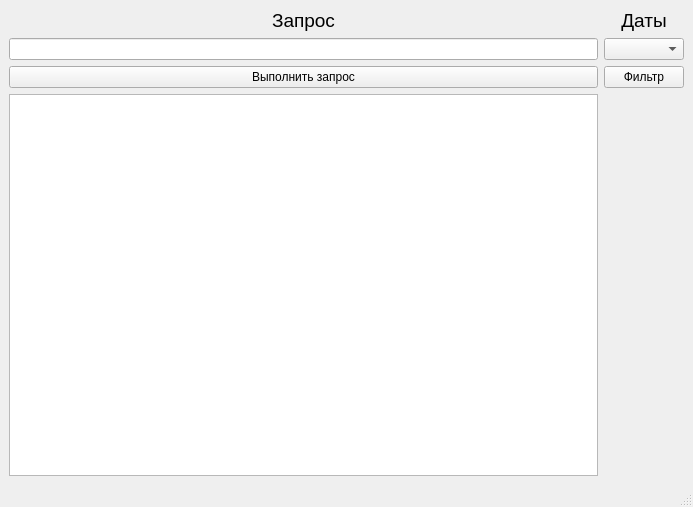
<?xml version="1.0" encoding="UTF-8"?>
<ui version="4.0">
 <class>MainWindow</class>
 <widget class="QMainWindow" name="MainWindow">
  <property name="geometry">
   <rect>
    <x>0</x>
    <y>0</y>
    <width>693</width>
    <height>507</height>
   </rect>
  </property>
  <property name="windowTitle">
   <string>MainWindow</string>
  </property>
  <widget class="QWidget" name="centralwidget">
   <layout class="QGridLayout" name="gridLayout">
    <item row="0" column="0">
     <widget class="QLabel" name="label">
      <property name="text">
       <string>&lt;html&gt;&lt;head/&gt;&lt;body&gt;&lt;p align=&quot;center&quot;&gt;&lt;span style=&quot; font-size:14pt;&quot;&gt;Запрос&lt;/span&gt;&lt;/p&gt;&lt;/body&gt;&lt;/html&gt;</string>
      </property>
     </widget>
    </item>
    <item row="2" column="0">
     <widget class="QPushButton" name="pushButton">
      <property name="text">
       <string>Выполнить запрос</string>
      </property>
     </widget>
    </item>
    <item row="0" column="1">
     <widget class="QLabel" name="label_2">
      <property name="text">
       <string>&lt;html&gt;&lt;head/&gt;&lt;body&gt;&lt;p align=&quot;center&quot;&gt;&lt;span style=&quot; font-size:14pt;&quot;&gt;Даты&lt;/span&gt;&lt;/p&gt;&lt;/body&gt;&lt;/html&gt;</string>
      </property>
     </widget>
    </item>
    <item row="1" column="1">
     <widget class="QComboBox" name="comboBox"/>
    </item>
    <item row="1" column="0">
     <widget class="QLineEdit" name="lineEdit"/>
    </item>
    <item row="2" column="1">
     <widget class="QPushButton" name="pushButton_2">
      <property name="text">
       <string>Фильтр</string>
      </property>
     </widget>
    </item>
    <item row="3" column="0">
     <widget class="QTableWidget" name="tableWidget"/>
    </item>
   </layout>
  </widget>
  <widget class="QStatusBar" name="statusbar"/>
 </widget>
 <resources/>
 <connections/>
</ui>
